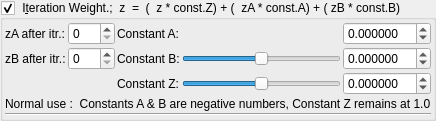
    <widget class="MyGroupBox" name="groupCheck_transf_function_enabled_false">
     <property name="title">
      <string> I&amp;teration Weight.;  z  =  (  z * const.Z) + (  zA * const.A) + ( zB * const.B)</string>
     </property>
     <property name="checkable">
      <bool>true</bool>
     </property>
     <layout class="QVBoxLayout" name="verticalLayout_20" stretch="0,0">
      <property name="spacing">
       <number>2</number>
      </property>
      <property name="leftMargin">
       <number>2</number>
      </property>
      <property name="topMargin">
       <number>2</number>
      </property>
      <property name="rightMargin">
       <number>2</number>
      </property>
      <property name="bottomMargin">
       <number>2</number>
      </property>
      <item>
       <layout class="QGridLayout" name="gridLayout_31">
        <property name="spacing">
         <number>2</number>
        </property>
        <item row="0" column="2">
         <widget class="QLabel" name="label_39">
          <property name="text">
           <string>Constant A:</string>
          </property>
         </widget>
        </item>
        <item row="0" column="0">
         <widget class="QLabel" name="label_76">
          <property name="text">
           <string>zA after itr.:</string>
          </property>
         </widget>
        </item>
        <item row="2" column="2">
         <widget class="QLabel" name="label_63">
          <property name="text">
           <string>Constant Z:</string>
          </property>
         </widget>
        </item>
        <item row="2" column="4">
         <widget class="MyDoubleSpinBox" name="spinbox_transf_scale_1">
          <property name="sizePolicy">
           <sizepolicy hsizetype="Minimum" vsizetype="Maximum">
            <horstretch>0</horstretch>
            <verstretch>0</verstretch>
           </sizepolicy>
          </property>
          <property name="prefix">
           <string/>
          </property>
          <property name="suffix">
           <string/>
          </property>
          <property name="decimals">
           <number>6</number>
          </property>
          <property name="minimum">
           <double>-99.989999999999995</double>
          </property>
          <property name="maximum">
           <double>99.989999999999995</double>
          </property>
          <property name="singleStep">
           <double>0.100000000000000</double>
          </property>
         </widget>
        </item>
        <item row="2" column="3">
         <widget class="QSlider" name="slider_transf_scale_1">
          <property name="sizePolicy">
           <sizepolicy hsizetype="Expanding" vsizetype="Maximum">
            <horstretch>0</horstretch>
            <verstretch>0</verstretch>
           </sizepolicy>
          </property>
          <property name="minimum">
           <number>-5000000</number>
          </property>
          <property name="maximum">
           <number>5000000</number>
          </property>
          <property name="singleStep">
           <number>1</number>
          </property>
          <property name="orientation">
           <enum>Qt::Horizontal</enum>
          </property>
         </widget>
        </item>
        <item row="1" column="3">
         <widget class="QSlider" name="slider_transf_offset_0">
          <property name="sizePolicy">
           <sizepolicy hsizetype="Expanding" vsizetype="Maximum">
            <horstretch>0</horstretch>
            <verstretch>0</verstretch>
           </sizepolicy>
          </property>
          <property name="minimum">
           <number>-5000000</number>
          </property>
          <property name="maximum">
           <number>5000000</number>
          </property>
          <property name="singleStep">
           <number>1</number>
          </property>
          <property name="orientation">
           <enum>Qt::Horizontal</enum>
          </property>
         </widget>
        </item>
        <item row="1" column="2">
         <widget class="QLabel" name="label_43">
          <property name="text">
           <string>Constant B:</string>
          </property>
         </widget>
        </item>
        <item row="1" column="0">
         <widget class="QLabel" name="label_77">
          <property name="text">
           <string>zB after itr.:</string>
          </property>
         </widget>
        </item>
        <item row="1" column="1">
         <widget class="MySpinBox" name="spinboxInt_transf_int_B">
          <property name="sizePolicy">
           <sizepolicy hsizetype="Minimum" vsizetype="Maximum">
            <horstretch>0</horstretch>
            <verstretch>0</verstretch>
           </sizepolicy>
          </property>
          <property name="maximum">
           <number>250</number>
          </property>
         </widget>
        </item>
        <item row="1" column="4">
         <widget class="MyDoubleSpinBox" name="spinbox_transf_offset_0">
          <property name="sizePolicy">
           <sizepolicy hsizetype="Minimum" vsizetype="Maximum">
            <horstretch>0</horstretch>
            <verstretch>0</verstretch>
           </sizepolicy>
          </property>
          <property name="prefix">
           <string/>
          </property>
          <property name="suffix">
           <string/>
          </property>
          <property name="decimals">
           <number>6</number>
          </property>
          <property name="minimum">
           <double>-99.989999999999995</double>
          </property>
          <property name="maximum">
           <double>99.989999999999995</double>
          </property>
          <property name="singleStep">
           <double>0.100000000000000</double>
          </property>
         </widget>
        </item>
        <item row="0" column="4">
         <widget class="MyDoubleSpinBox" name="spinbox_transf_offset">
          <property name="sizePolicy">
           <sizepolicy hsizetype="Minimum" vsizetype="Maximum">
            <horstretch>0</horstretch>
            <verstretch>0</verstretch>
           </sizepolicy>
          </property>
          <property name="prefix">
           <string/>
          </property>
          <property name="suffix">
           <string/>
          </property>
          <property name="decimals">
           <number>6</number>
          </property>
          <property name="minimum">
           <double>-99.989999999999995</double>
          </property>
          <property name="maximum">
           <double>99.989999999999995</double>
          </property>
          <property name="singleStep">
           <double>0.100000000000000</double>
          </property>
         </widget>
        </item>
        <item row="0" column="1">
         <widget class="MySpinBox" name="spinboxInt_transf_int_A">
          <property name="sizePolicy">
           <sizepolicy hsizetype="Minimum" vsizetype="Maximum">
            <horstretch>0</horstretch>
            <verstretch>0</verstretch>
           </sizepolicy>
          </property>
          <property name="minimum">
           <number>0</number>
          </property>
          <property name="maximum">
           <number>250</number>
          </property>
          <property name="value">
           <number>0</number>
          </property>
         </widget>
        </item>
        <item row="3" column="0" colspan="5">
         <widget class="QLabel" name="label">
          <property name="text">
           <string>Normal use :  Constants A &amp; B are negative numbers, Constant Z remains at 1.0</string>
          </property>
         </widget>
        </item>
       </layout>
      </item>
      <item>
       <widget class="Line" name="line_8">
        <property name="orientation">
         <enum>Qt::Horizontal</enum>
        </property>
       </widget>
      </item>
     </layout>
    </widget>
